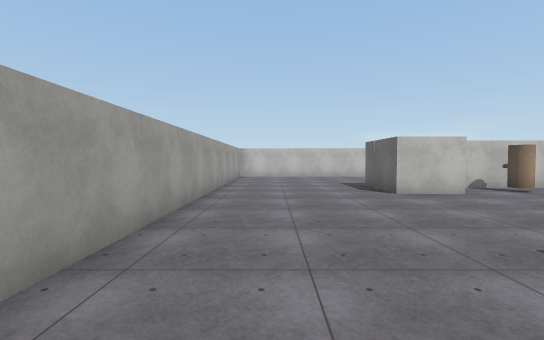
View 1 (above)

23 first-person views from a walk through a 3-D level made in the Unity game engine. The camera is 1.5 m above the floor, tilts 2° down and sees 85° across. The floor is counted in squares, 2 m on a side. Each view is taken from the middle of a square. On the plan, view 1 faces up. The plan holds only what a view shows up to about 10 squares ahead; the rest is blank. The place goes on beyond the plan. The player is left out. Surface patterns are stand-ins for the level's own textures.

View 2
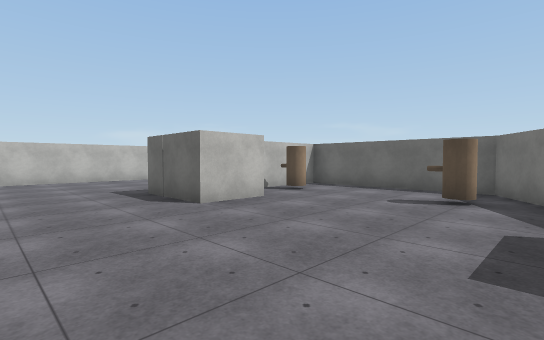

View 3
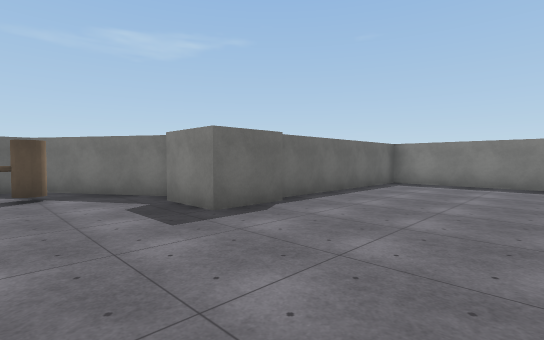

View 4
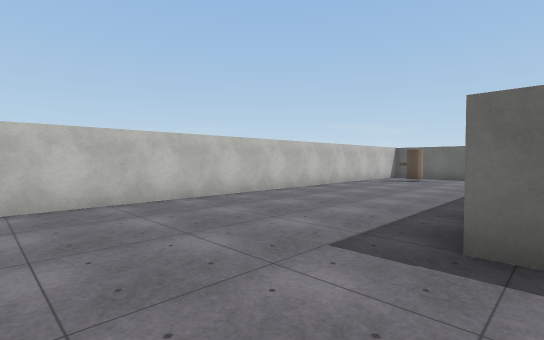

View 5
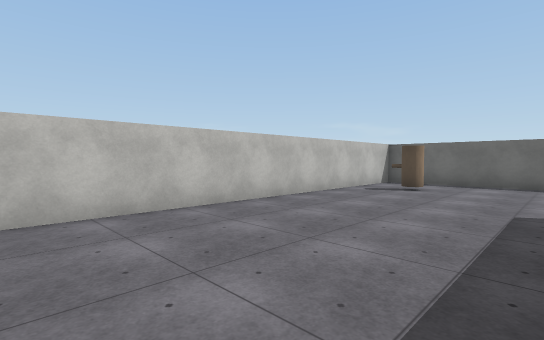

View 6
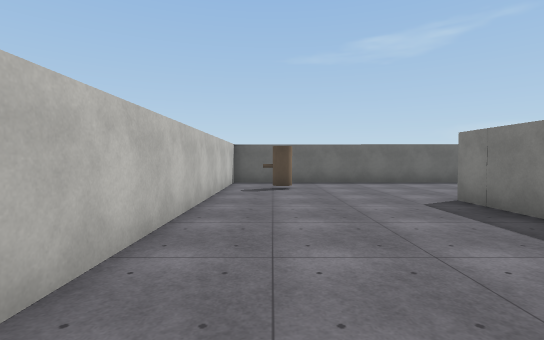

View 7
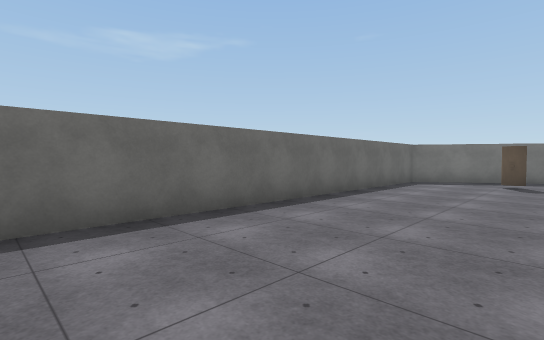

View 8
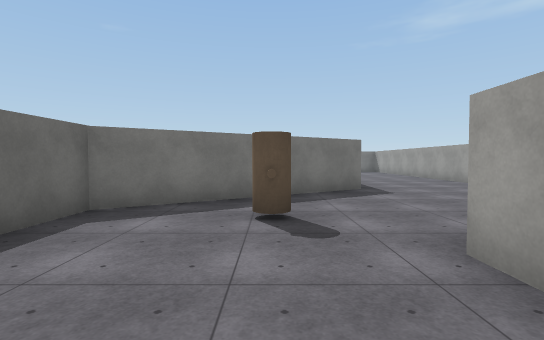

View 9
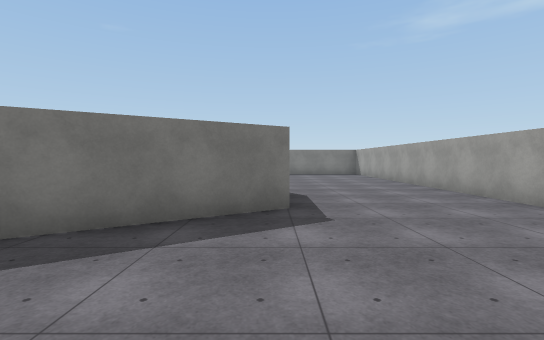

View 10
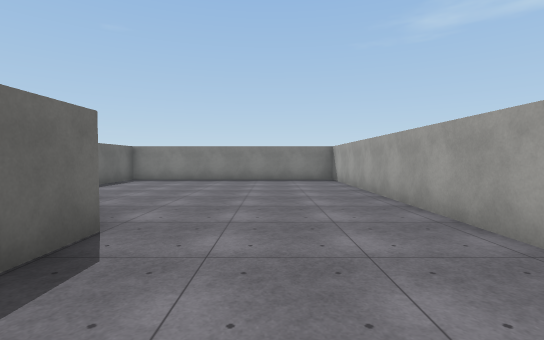

View 11
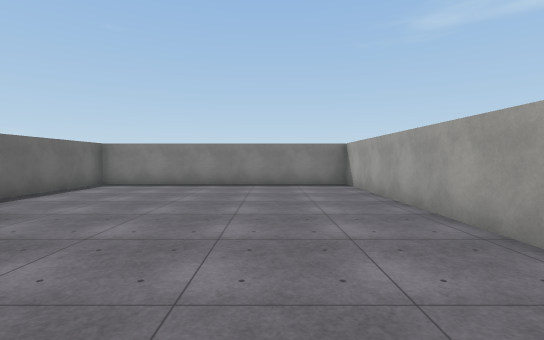

View 12
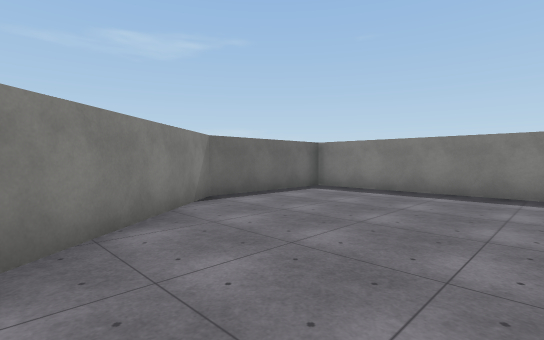

View 13
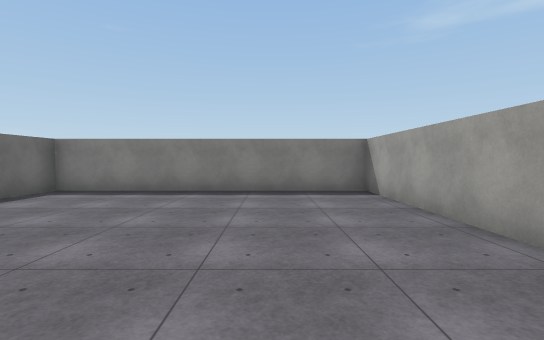

View 14
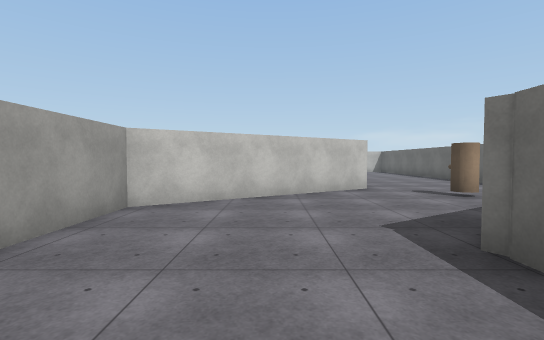

View 15
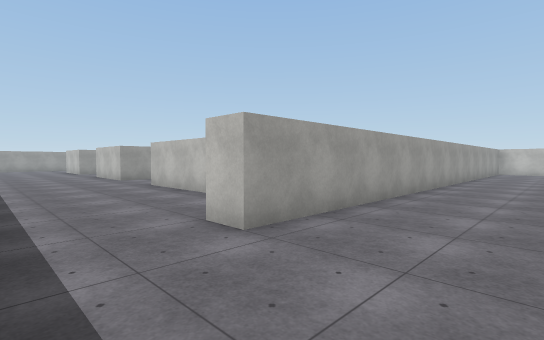

View 16
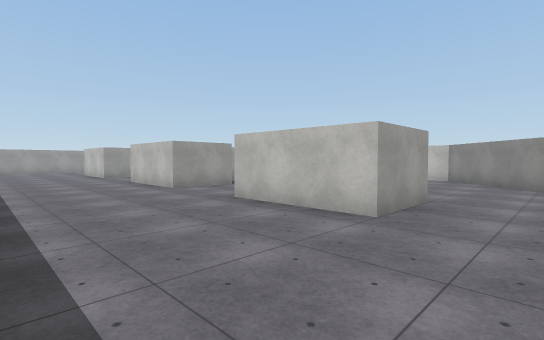

View 17
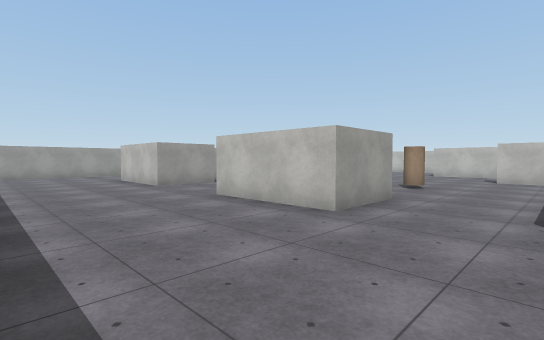

View 18
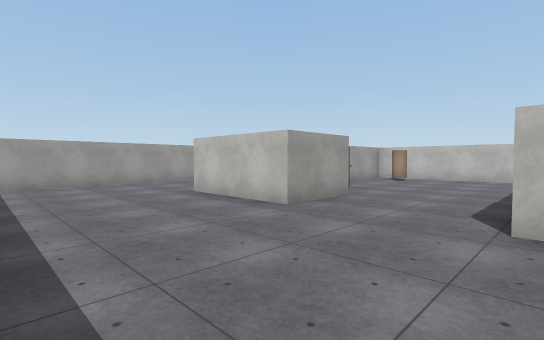

View 19
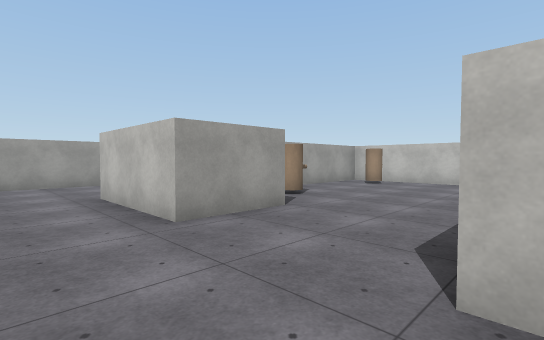

View 20
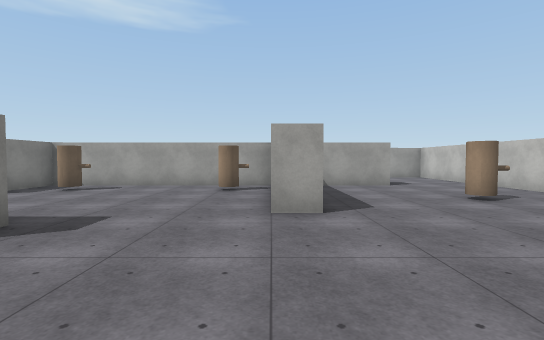

View 21
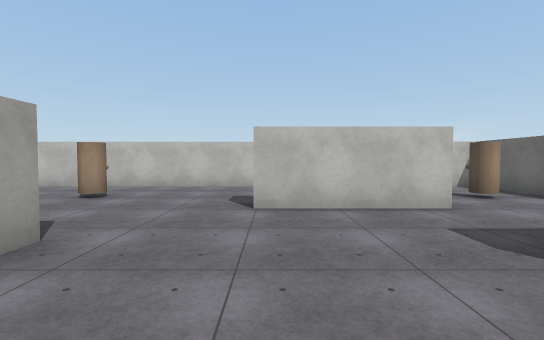

View 22
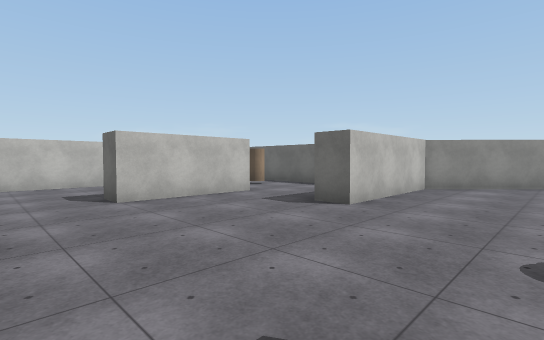

View 23
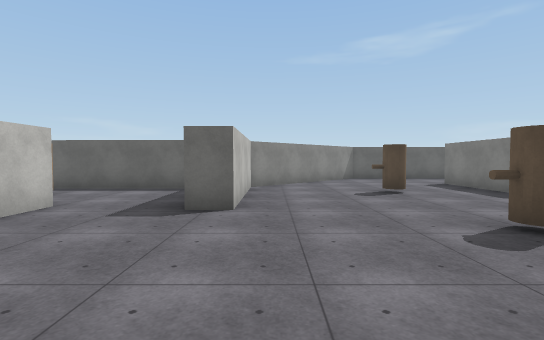

### Floor plan
Points are (right, up) in squares from view 1. A wall is a line through its corners. A room is listed if a view was taken in it or the views show most of it. See-through windows are left out.
Room 1 (views 1, 2, 3, 4, 5, 6, 7, 8, 9, 10, 11, 12, 13, 14, 15, 16, 17, 18, 19, 20, 21, 22, 23)
walls: (-3.4, 4) (-5.9, 6.6) (-9.6, 6.6) (-9.6, 7.4); (-7.4, 0.6) (-4.7, 0.6) (-4.7, -1.3) (-7.7, -1.3); (-6.3, 8.3) (-6.3, 12.4); (-10.4, 0.6) (-10.4, -1.3) (-13.5, -1.3); (2.7, 0) (2.7, 1.5) (4.3, 1.5); (-1.4, 10) (-1.4, -3) (-2.2, -3); (-9.1, 9.5) (-12.3, 9.5) (-12.3, 10.3); (4.8, 1.2) (7.8, 3.1) (7.8, 7.8) (5.1, 7.8); (4.3, 6.6) (2.7, 6.6) (2.7, 8.6); (-0.6, -5.6) (3, -5.6) (3, -0.2); (-6.5, 13.2) (-7, 13.2); (-14.1, 7.8) (-14.1, 7) (-17.3, 7); (6.6, 8.6) (8.5, 8.6); (8.5, 3.4) (8.5, 2.7) (3.7, -0.3) (3.7, -13.2) (11.2, -13.2) (11.2, -9.4) (8.6, -6.1); (-16.3, 0.6) (-16.3, -1.3) (-19.4, -1.3); (-11.4, 13.2) (-20, 13.2); (7.8, -5.1) (7.8, -2.5) (12.7, 0.6) (12.7, 13.2) (0.1, 13.2); (-18.6, 7) (-18.6, 0.6) (-17.1, 0.6); (-18.6, 10.5) (-18.6, 8.5); (-22.5, -0.2) (-22.5, -4.6)
objects: other object (-17, 2); other object (-17, 6); other object (-16, 11); other object (-11, 3); other object (-8, 11); other object (-7, 3); other object (6, 3); other object (6, 7); other object (10, 1); other object (11, 12)

Positions as (right, up) in squares from view 1, and headings:
1: (0, 0), facing up
2: (0, 2), facing up-right
3: (-1, 4), facing down-right
4: (0, 8), facing up-right
5: (3, 9), facing up-right
6: (3, 12), facing right
7: (9, 11), facing down-right
8: (10, 5), facing down
9: (8, 2), facing down
10: (6, -2), facing down
11: (6, -4), facing down
12: (6, -6), facing down-right
13: (6, -6), facing down
14: (6, -5), facing up
15: (1, -5), facing up-left
16: (-3, -5), facing up-left
17: (-8, -5), facing up-left
18: (-13, -5), facing up-left
19: (-13, -3), facing up-left
20: (-10, 7), facing left
21: (-12, 5), facing up
22: (-14, 4), facing up-right
23: (-14, 6), facing right
